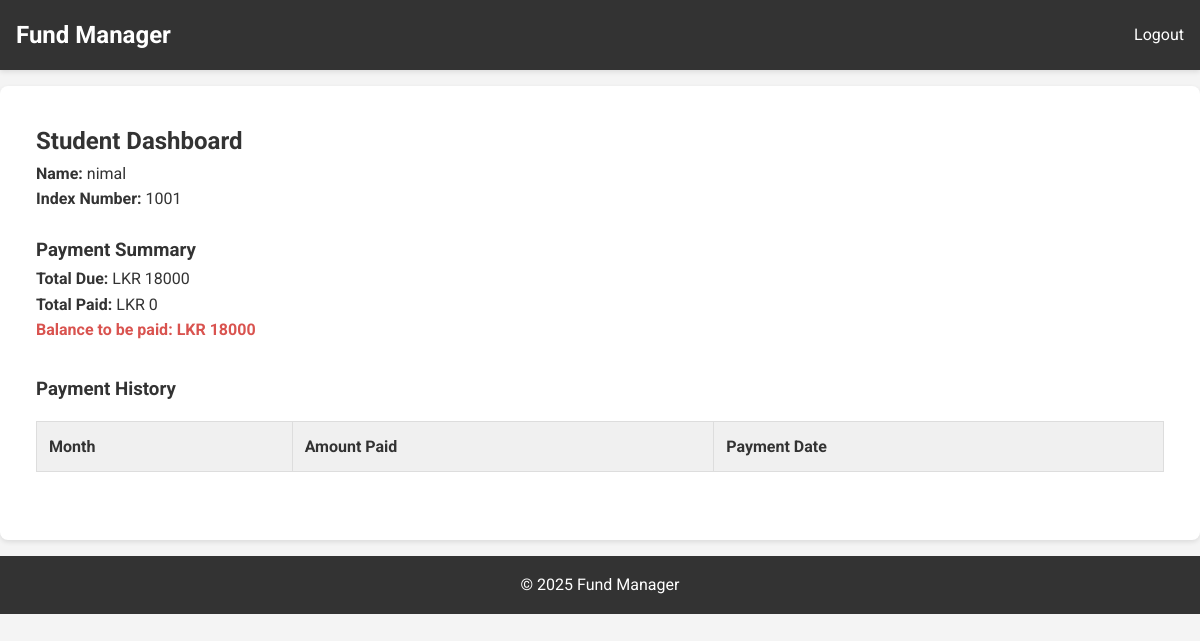
The page /student/dashboard (signed in) on the database as committed earlier.
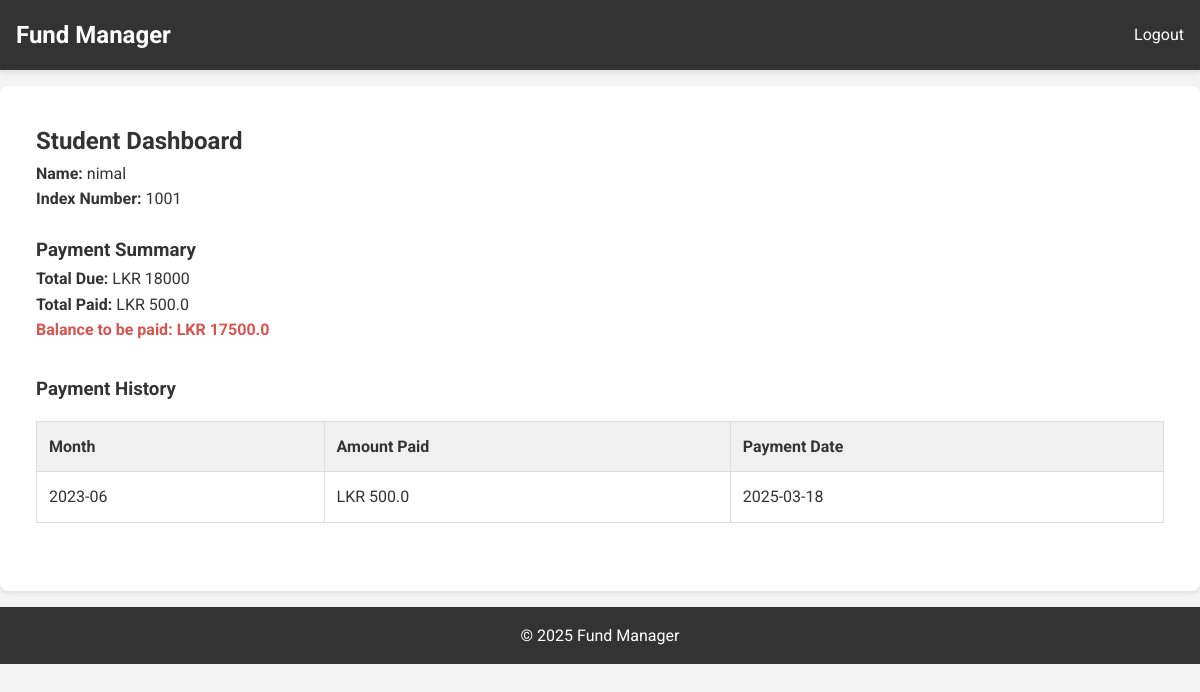
The same page on the database as committed later.
### tables this page shows
CREATE TABLE Students (
    student_id INTEGER PRIMARY KEY AUTOINCREMENT,
    index_number TEXT UNIQUE NOT NULL,
    name TEXT NOT NULL,
    password TEXT NOT NULL
);

CREATE TABLE Payments (
    payment_id INTEGER PRIMARY KEY AUTOINCREMENT,
    student_id INTEGER NOT NULL,
    month TEXT NOT NULL,
    amount_paid REAL NOT NULL,
    payment_date TEXT NOT NULL,
    FOREIGN KEY (student_id) REFERENCES Students(student_id)
);

### app.py (the view)
@app.route('/student/dashboard')
def student_dashboard():
    if 'student_id' not in session:
        return redirect(url_for('student_login'))
    student_id = session['student_id']
    student = database.get_db().execute('SELECT * FROM Students WHERE student_id = ?', (student_id,)).fetchone()
    payments = database.get_student_payments(student_id)
    total_due = calculate_total_due(student_id)  # Implement this function
    total_paid = sum([p['amount_paid'] for p in payments])
    return render_template('student_dashboard.html', student=student, payments=payments, total_due=total_due, total_paid=total_paid)

### app.py (called while the page is built)
def calculate_total_due(student_id):
    monthly_fee = 1000
    current_year = datetime.datetime.now().year
    current_month = datetime.datetime.now().month
    start_year = 2023  # Example start year
    start_month = 10   # Example start month
    total_months = (current_year - start_year) * 12 + (current_month - start_month) + 1
    total_due = total_months * monthly_fee
    return total_due

### database.py (called while the page is built)
def get_db():
    db = sqlite3.connect(DATABASE)
    db.row_factory = sqlite3.Row  # Access columns by name
    return db

def get_student_payments(student_id):
    db = get_db()
    cur = db.execute('SELECT * FROM Payments WHERE student_id = ? ORDER BY month', (student_id,))
    payments = cur.fetchall()
    db.close()
    return payments

### templates/student_dashboard.html (shortened to what this page needs)
{% extends "base.html" %}
{% block navbar %}
     <a href="{{ url_for('logout') }}" class="nav-link">Logout</a>
{% endblock %}
{% block content %}
    <div class="dashboard-container">
        <h2>Student Dashboard</h2>
        <p class="student-info">
            <strong>Name:</strong> {{ student.name }}<br>
            <strong>Index Number:</strong> {{ student.index_number }}
        </p>
        <div class="summary-section">
            <h3>Payment Summary</h3>
            <p><strong>Total Due:</strong> LKR {{ total_due }}</p>
            <p><strong>Total Paid:</strong> LKR {{ total_paid }}</p>
            <p class="balance"><strong>Balance to be paid:</strong> LKR {{ total_due - total_paid }}</p>
        </div>
        <div class="history-section">
            <h3>Payment History</h3>
            <table>
                <thead>
                    <tr>
                        <th>Month</th>
                        <th>Amount Paid</th>
                        <th>Payment Date</th>
                    </tr>
                </thead>
                <tbody>
                    {% for payment in payments %}
                    <tr>
                        <td>{{ payment.month }}</td>
                        <td>LKR {{ payment.amount_paid }}</td>
                        <td>{{ payment.payment_date }}</td>
                    </tr>
                    {% endfor %}
                </tbody>
            </table>
        </div>
    </div>
{% endblock %}

### templates/base.html (shortened to what this page needs)
<!DOCTYPE html>
<html lang="en">
<head>
    <link rel="stylesheet" href="{{ url_for('static', filename='style.css') }}">
</head>
<body>
    <header>
        <nav>
            <div class="logo">Fund Manager</div>
            {% block navbar %}
            {% endblock %}
        </nav>
    </header>
    <main>
        <section class="content">
            {% block content %}{% endblock %}
        </section>
    </main>
    <footer>
        <p>© 2025 Fund Manager</p>
    </footer>
</body>
</html>

### static/style.css (style rules this page uses)
* { box-sizing: border-box; margin: 0; padding: 0; }
body { font-family: 'Roboto', sans-serif; line-height: 1.6; background-color: #f4f4f4; color: #333; margin: 0; }
header { background-color: #333; color: #fff; padding: 1rem 0; box-shadow: 0 2px 5px rgba(0, 0, 0, 0.1); }
nav { display: flex; justify-content: space-between; align-items: center; max-width: 1200px; margin: 0 auto; padding: 0 1rem; }
.logo { font-size: 1.5rem; font-weight: bold; }
.nav-link { color: #fff; text-decoration: none; margin-left: 1rem; transition: color 0.3s ease; }
main { max-width: 1200px; margin: 1rem auto; padding: 1rem; background-color: #fff; border-radius: 8px; box-shadow: 0 2px 5px rgba(0, 0, 0, 0.1); }
.content { padding: 20px; }
footer { text-align: center; padding: 1rem 0; background-color: #333; color: #fff; }
table { border-collapse: collapse; width: 100%; margin-top: 1rem; }
th, td { border: 1px solid #ddd; padding: 0.75rem; text-align: left; }
th { background-color: #f0f0f0; }
.student-info { margin-bottom: 1.5rem; }
.summary-section, .history-section { margin-bottom: 2rem; }
.balance { font-weight: bold; color: #d9534f; }

Rows that differ between the two databases and show on the page:
added Payments: month "2023-06", amount_paid "500.0", payment_date "2025-03-18"
Other text that changed with them:
{{ total_paid }}: "0" → "500.0"
{{ total_due - total_paid }}: "18000" → "17500.0"
